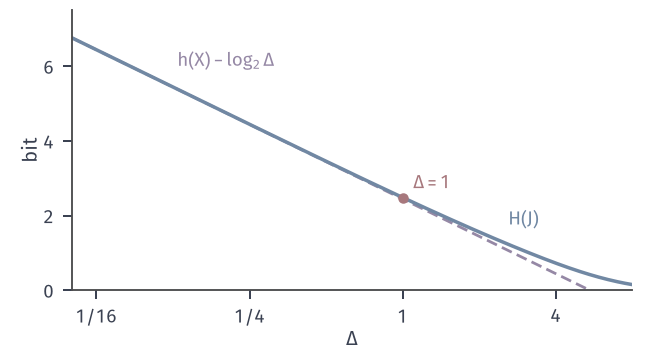

Python code for this plot:
from pathlib import Path
import sys
HERE = Path(__file__).resolve().parent
sys.path.insert(0, str(HERE.parent/'quant-common'))
from quant_fig import *
# Index entropy of the infinite mid-tread uniform quantizer of step delta for Laplace(0,1):
# exact H(J) in bits (blue) against the high-resolution approximation h(X) - log2(delta), h = log2(2e) (purple dashed).
# Red point: delta = 1.
ds = np.exp(np.linspace(np.log(.05), np.log(8), 300))
H = np.array([entropy_bits(midtread(d)[0]) for d in ds])
fig, ax = figure(width_mm=92, height_mm=50)
panel(fig, left=.11, right=.97, bottom=.18, top=.97)
ax.plot(ds, H_LAPLACE-np.log2(ds), color=PURPLE, lw=1.1, ls=DASH)
ax.plot(ds, H, color=BLUE, lw=1.4)
H1 = entropy_bits(midtread(1.0)[0]); dot(ax, 1.0, H1)
lab(ax, 1.1, H1+.25, '$\\Delta=1$', RED)
lab(ax, .13, 6.0, '$h(X)-\\log_2\\Delta$', PURPLE); lab(ax, 2.6, 1.75, '$H(J)$', BLUE)
ax.set_xscale('log'); ax.set_xlim(.05, 8); ax.set_ylim(0, 7.5); ax.minorticks_off()
ax.set_xticks([.0625, .25, 1, 4]); ax.set_xticklabels(['$1/16$', '$1/4$', '$1$', '$4$'])
ax.set_xlabel('$\\Delta$', labelpad=1); ax.set_ylabel('bit', labelpad=1)
facts = {'h_bits': H_LAPLACE}
for d in (.25, .5, 1, 2, 4):
    p, D = midtread(d); facts[f'H_{d}'] = entropy_bits(p); facts[f'D_{d}'] = D; facts[f'p0_{d}'] = float(p[len(p)//2])
save(fig, HERE, 'figure', facts)
